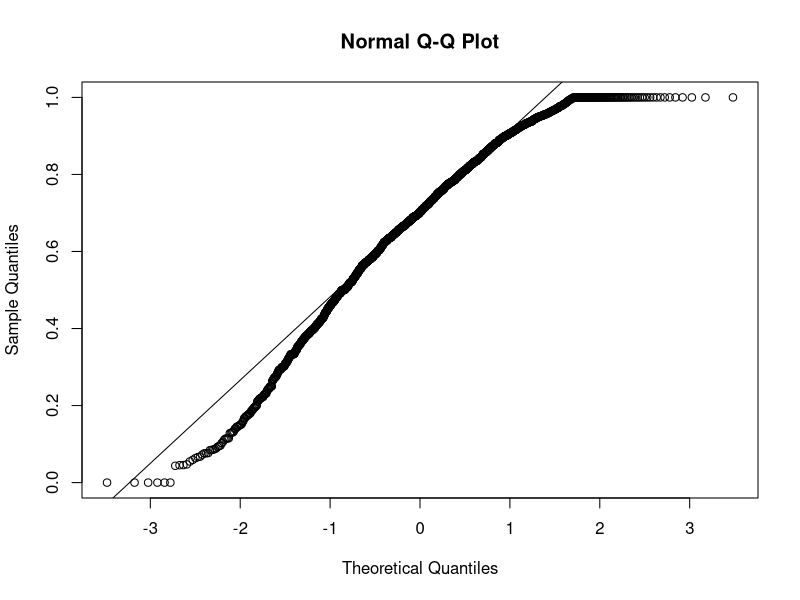
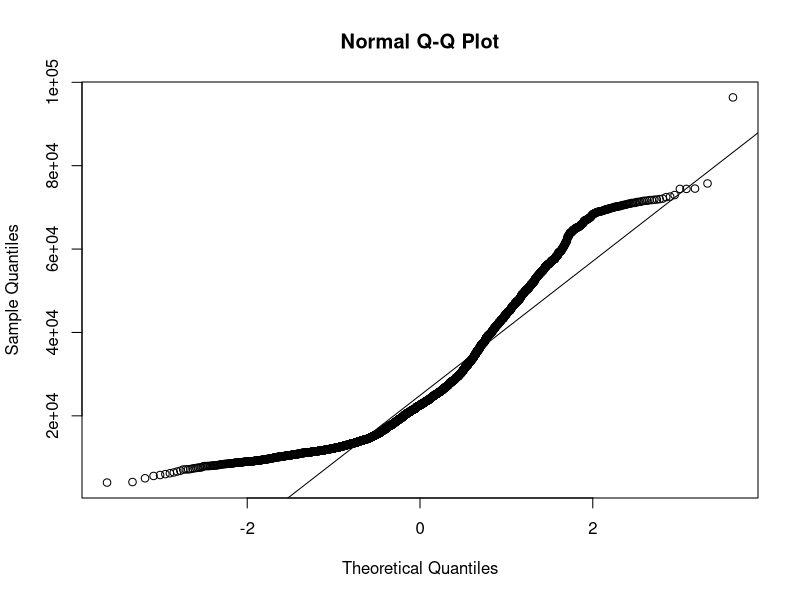
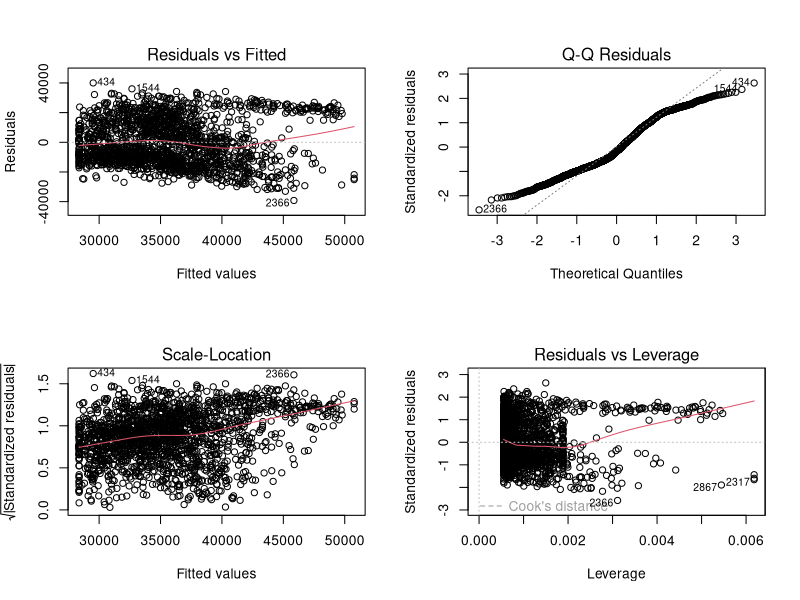

These charts were generated, in order, by the following R code:
## ---- chunk 1
knitr::opts_chunk$set(echo = TRUE)
library(tidyverse)
library(dplyr)
## ---- chunk 2
# Importation des données
universites <- read.csv("Projet_EdTech_Nettoya_Analyse_Dataset_Notebook/edtech_market_study_usa.csv", sep=",", head=TRUE)

# Affichage de la structure des données
str(universites)

# Résumé statistique des variables numériques
summary(universites)
## ---- chunk 3
# QQ-plot pour le taux d'admission
qqnorm(universites$TAUX_ADMISSION)
qqline(universites$TAUX_ADMISSION)

# QQ-plot pour le coût moyen
qqnorm(universites$COUT_MOYEN_ANNEE_ACADEMIE)
qqline(universites$COUT_MOYEN_ANNEE_ACADEMIE)
## ---- chunk 4
# Test de Shapiro-Wilk sur le taux d'admission
shapiro.test(universites$TAUX_ADMISSION)

# Test de Shapiro-Wilk sur le coût moyen
shapiro.test(universites$COUT_MOYEN_ANNEE_ACADEMIE)
## ---- chunk 5
# Intervalle de confiance pour le taux d'admission moyen
t.test(universites$TAUX_ADMISSION, conf.level = 0.95)

# Intervalle de confiance pour le coût moyen
t.test(universites$COUT_MOYEN_ANNEE_ACADEMIE, conf.level = 0.95)
## ---- chunk 6
# Régression linéaire : Coût moyen en fonction du taux d'admission
modele <- lm(COUT_MOYEN_ANNEE_ACADEMIE ~ TAUX_ADMISSION, data = universites)
summary(modele)

# Vérification des hypothèses
par(mfrow = c(2,2))
plot(modele)
